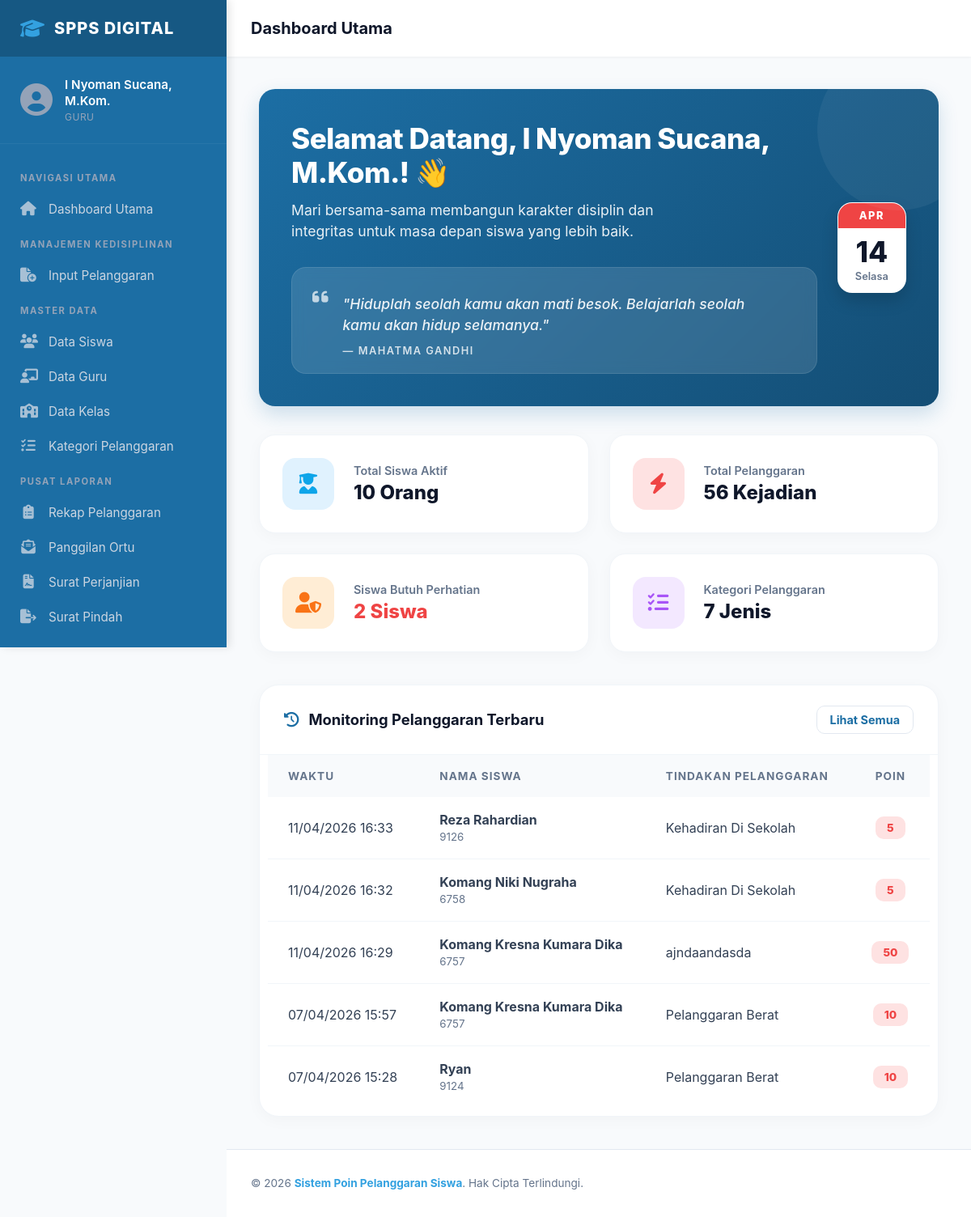
The app's page /pages/index.php (signed in) with its own data.
### tables this page shows
CREATE TABLE `pelanggaran_siswa` (
  `id_pelanggaran_siswa` int(5) NOT NULL,
  `tanggal` datetime DEFAULT NULL,
  `nis` int(5) DEFAULT NULL,
  `id_jenis_pelanggaran` int(11) DEFAULT NULL,
  `keterangan` text DEFAULT NULL
);

CREATE TABLE `siswa` (
  `nis` int(5) NOT NULL,
  `nama_siswa` varchar(50) DEFAULT NULL,
  `jenis_kelamin` enum('Laki - Laki','Perempuan') DEFAULT NULL,
  `alamat` varchar(100) DEFAULT NULL,
  `password` varchar(70) DEFAULT NULL,
  `status` enum('aktif','tidak_aktif','lulus','pindah') DEFAULT NULL,
  `id_ortu_wali` int(5) DEFAULT NULL,
  `id_kelas` int(3) DEFAULT NULL
);

CREATE TABLE `jenis_pelanggaran` (
  `id_jenis_pelanggaran` int(5) NOT NULL,
  `jenis` varchar(50) DEFAULT NULL,
  `poin` int(2) DEFAULT NULL
);

### pages/index.php (the view, shortened to what this page needs)
<?php
include "../config/config.php";
include "../includes/header.php";
$username = $_SESSION['username'];
$nama = $_SESSION['nama'];
$role = $_SESSION['role'];
$quotes = [
    ["text" => "Kedisiplinan adalah jembatan antara cita-cita dan pencapaian.", "author" => "Jim Rohn"],
    ["text" => "Kejujuran adalah bab pertama dalam buku kebijaksanaan.", "author" => "Thomas Jefferson"],
    ["text" => "Masa depanmu ditentukan oleh apa yang kamu lakukan hari ini, bukan besok.", "author" => "Robert Kiyosaki"],
    ["text" => "Integritas adalah melakukan hal yang benar, bahkan ketika tidak ada orang yang melihat.", "author" => "C.S. Lewis"],
    ["text" => "Pendidikan adalah senjata paling mematikan untuk mengubah dunia.", "author" => "Nelson Mandela"],
    ["text" => "Kita adalah apa yang kita kerjakan berulang-ulang. Keunggulan bukanlah tindakan, melainkan kebiasaan.", "author" => "Aristoteles"],
    ["text" => "Jenius adalah 1% inspirasi dan 99% kerja keras.", "author" => "Thomas Alva Edison"],
    ["text" => "Hiduplah seolah kamu akan mati besok. Belajarlah seolah kamu akan hidup selamanya.", "author" => "Mahatma Gandhi"]
];
$random_quote = $quotes[array_rand($quotes)];
$months = ["Jan" => "Jan", "Feb" => "Feb", "Mar" => "Mar", "Apr" => "Apr", "May" => "Mei", "Jun" => "Jun", "Jul" => "Jul", "Aug" => "Agu", "Sep" => "Sep", "Oct" => "Okt", "Nov" => "Nov", "Dec" => "Des"];
$days = ["Sunday" => "Minggu", "Monday" => "Senin", "Tuesday" => "Selasa", "Wednesday" => "Rabu", "Thursday" => "Kamis", "Friday" => "Jumat", "Saturday" => "Sabtu"];
$curr_month = $months[date('M')];
$curr_day = $days[date('l')];
?>
<link rel="stylesheet" href="/poin_pelanggaran_siswa/css/pages/dashboard.css">
<div class="dashboard-container">
    <div class="welcome-banner">
        <div class="welcome-text">
            <h1>Selamat Datang, <?php echo $nama; ?>! 👋</h1>
            <p>
                <?php if ($role === 'siswa'): ?>
                    Tetaplah mematuhi peraturan sekolah untuk menjaga rekam jejak kedisiplinan Anda.
                <?php else: ?>
                    Mari bersama-sama membangun karakter disiplin dan integritas untuk masa depan siswa yang lebih baik.
                <?php endif; ?>
            </p>
            <div class="quote-box">
                <i class="fas fa-quote-left"></i>
                <div class="quote-content">
                    <p class="quote-text">"<?php echo $random_quote['text']; ?>"</p>
                    <span class="quote-author">— <?php echo $random_quote['author']; ?></span>
                </div>
            </div>
        </div>
        <div class="calendar-widget">
            <div class="cal-header">
                <?php echo $curr_month; ?>
            </div>
            <div class="cal-body">
                <span class="cal-date"><?php echo date('d'); ?></span>
                <span class="cal-day"><?php echo $curr_day; ?></span>
            </div>
        </div>
    </div>
    <?php
    if ($role === 'siswa'):
        $q_poin = mysqli_query($conn, "
            SELECT SUM(j.poin) as total
            FROM pelanggaran_siswa p
            JOIN jenis_pelanggaran j ON p.id_jenis_pelanggaran = j.id_jenis_pelanggaran
            WHERE p.nis = '$username'
        ");
        $data_poin = mysqli_fetch_assoc($q_poin);
        $total_poin = $data_poin['total'] ?? 0;
        $q_kasus = mysqli_query($conn, "SELECT COUNT(*) as total FROM pelanggaran_siswa WHERE nis = '$username'");
        $data_kasus = mysqli_fetch_assoc($q_kasus);
        $total_kasus = $data_kasus['total'] ?? 0;
        if ($total_poin < 50) {
            $status_label = "Sangat Baik";
            $status_class = "status-safe";
        } elseif ($total_poin < 100) {
            $status_label = "Peringatan";
            $status_class = "status-warning";
        } else {
            $status_label = "Sanksi Berat";
            $status_class = "status-danger";
        }
        $q_ortu = mysqli_query($conn, "
            SELECT o.ayah, o.ibu, o.wali, o.no_telp_ayah, o.no_telp_ibu, o.no_telp_wali
            FROM siswa s
            JOIN ortu_wali o ON s.id_ortu_wali = o.id_ortu_wali
            WHERE s.nis = '$username'
        ");
        $data_ortu = mysqli_fetch_assoc($q_ortu);
        $nama_ortu = !empty($data_ortu['ayah']) ? $data_ortu['ayah'] : (!empty($data_ortu['ibu']) ? $data_ortu['ibu'] : $data_ortu['wali']);
        $q_recent = mysqli_query($conn, "
            SELECT p.tanggal, j.jenis, j.poin, p.keterangan
            FROM pelanggaran_siswa p
            JOIN jenis_pelanggaran j ON p.id_jenis_pelanggaran = j.id_jenis_pelanggaran
            WHERE p.nis = '$username'
            ORDER BY p.tanggal DESC
            LIMIT 5
        ");
    ?>
        <div class="stats-row">
            <div class="stat-card">
                <div class="stat-icon icon-red">
                    <i class="fas fa-exclamation-circle"></i>
                </div>
                <div class="stat-info">
                    <span>Total Poin</span>
                    <h3><?php echo $total_poin; ?> Poin</h3>
                </div>
            </div>
            <div class="stat-card">
                <div class="stat-icon icon-orange">
                    <i class="fas fa-clipboard-list"></i>
                </div>
                <div class="stat-info">
                    <span>Jumlah Kejadian</span>
                    <h3><?php echo $total_kasus; ?> Kasus</h3>
                </div>
            </div>
            <div class="stat-card">
                <div class="stat-icon icon-blue">
                    <i class="fas fa-shield-heart"></i>
                </div>
                <div class="stat-info">
                    <span>Status Kedisiplinan</span>
                    <h3 class="<?php echo $status_class; ?>"><?php echo $status_label; ?></h3>
                </div>
            </div>
            <div class="stat-card">
                <div class="stat-icon icon-green">
                    <i class="fas fa-user-friends"></i>
                </div>
                <div class="stat-info">
                    <span>Orang Tua</span>
                    <h3><?php echo $nama_ortu ?: 'Belum Terdaftar'; ?></h3>
                </div>
            </div>
        </div>
        <div class="dashboard-grid">
            <div class="card data-table-card">
                <div class="card-header">
                    <h3><i class="fas fa-history"></i> Rekam Jejak Pelanggaran Terakhir</h3>
                </div>
                <div class="table-responsive">
                    <table class="table">
                        <thead>
                            <tr>
                                <th>Tanggal</th>
                                <th>Deskripsi Pelanggaran</th>
                                <th style="text-align: center;">Poin</th>
                                <th>Keterangan</th>
                            </tr>
                        </thead>
                        <tbody>
                            <?php if (mysqli_num_rows($q_recent) > 0): ?>
                                <?php while ($row = mysqli_fetch_assoc($q_recent)): ?>
                                    <tr>
                                        <td><?php echo date('d/m/Y', strtotime($row['tanggal'])); ?></td>
                                        <td><strong><?php echo $row['jenis']; ?></strong></td>
                                        <td align="center"><span class="badge badge-red"><?php echo $row['poin']; ?></span></td>
                                        <td><?php echo $row['keterangan'] ?: '-'; ?></td>
                                    </tr>
                                <?php endwhile; ?>
                            <?php else: ?>
                                <tr>
                                    <td colspan="4" align="center" style="padding: 40px; color: #94a3b8;">
                                        <i class="fas fa-check-circle" style="font-size: 2rem; display: block; margin-bottom: 10px; color: #10b981;"></i>
                                        Sempurna! Anda belum memiliki catatan pelanggaran.
                                    </td>
                                </tr>
                            <?php endif; ?>
                        </tbody>
                    </table>
                </div>
            </div>
        </div>
    <?php
    else:
        $q_total_siswa = mysqli_query($conn, "SELECT COUNT(*) as total_siswa_aktif FROM siswa WHERE status='aktif'");
        $cnt_siswa = mysqli_fetch_assoc($q_total_siswa)['total_siswa_aktif'];
        $q_total_pelanggaran = mysqli_query($conn, "SELECT COUNT(*) as total_pelanggaran FROM pelanggaran_siswa");
        $cnt_pelanggaran = mysqli_fetch_assoc($q_total_pelanggaran)['total_pelanggaran'];
        $q_warning = mysqli_query($conn, "
            SELECT COUNT(*) as total FROM (
                SELECT nis FROM pelanggaran_siswa
                JOIN jenis_pelanggaran USING(id_jenis_pelanggaran)
                GROUP BY nis HAVING SUM(poin) >= 100
            ) as sub
        ");
        $cnt_warning = mysqli_fetch_assoc($q_warning)['total'] ?? 0;
        $q_jenis = mysqli_query($conn, "SELECT COUNT(*) as total FROM jenis_pelanggaran");
        $cnt_jenis = mysqli_fetch_assoc($q_jenis)['total'] ?? 0;
        $q_global_recent = mysqli_query($conn, "
            SELECT p.tanggal, s.nama_siswa, j.jenis, j.poin, s.nis
            FROM pelanggaran_siswa p
            JOIN siswa s USING(nis)
            JOIN jenis_pelanggaran j USING(id_jenis_pelanggaran)
            ORDER BY p.tanggal DESC
            LIMIT 5
        ");
    ?>
        <div class="stats-row">
            <div class="stat-card">
                <div class="stat-icon icon-blue">
                    <i class="fas fa-user-graduate"></i>
                </div>
                <div class="stat-info">
                    <span>Total Siswa Aktif</span>
                    <h3><?php echo $cnt_siswa; ?> Orang</h3>
                </div>
            </div>
            <div class="stat-card">
                <div class="stat-icon icon-red">
                    <i class="fas fa-bolt"></i>
                </div>
                <div class="stat-info">
                    <span>Total Pelanggaran</span>
                    <h3><?php echo $cnt_pelanggaran; ?> Kejadian</h3>
                </div>
            </div>
            <div class="stat-card">
                <div class="stat-icon icon-orange">
                    <i class="fas fa-user-shield"></i>
                </div>
                <div class="stat-info">
                    <span>Siswa Butuh Perhatian</span>
                    <h3 class="status-danger"><?php echo $cnt_warning; ?> Siswa</h3>
                </div>
            </div>
            <div class="stat-card">
                <div class="stat-icon icon-purple">
                    <i class="fas fa-list-check"></i>
                </div>
                <div class="stat-info">
                    <span>Kategori Pelanggaran</span>
                    <h3><?php echo $cnt_jenis; ?> Jenis</h3>
                </div>
            </div>
        </div>
        <div class="dashboard-grid">
            <div class="card data-table-card">
                <div class="card-header">
                    <h3><i class="fas fa-clock-rotate-left"></i> Monitoring Pelanggaran Terbaru</h3>
                    <a href="/poin_pelanggaran_siswa/pages/laporan/list_pelanggaran.php" class="btn-more">Lihat Semua</a>
                </div>
                <div class="table-responsive">
                    <table class="table">
                        <thead>
                            <tr>
                                <th>Waktu</th>
                                <th>Nama Siswa</th>
                                <th>Tindakan Pelanggaran</th>
                                <th style="text-align: center;">Poin</th>
                            </tr>
                        </thead>
                        <tbody>
                            <?php if (mysqli_num_rows($q_global_recent) > 0): ?>
                                <?php while ($row = mysqli_fetch_assoc($q_global_recent)): ?>
                                    <tr>
                                        <td><?php echo date('d/m/Y H:i', strtotime($row['tanggal'])); ?></td>
                                        <td>
                                            <strong><?php echo $row['nama_siswa']; ?></strong><br>
                                            <small style="color: #64748b;"><?php echo $row['nis']; ?></small>
                                        </td>
                                        <td><?php echo $row['jenis']; ?></td>
                                        <td align="center"><span class="badge badge-red"><?php echo $row['poin']; ?></span></td>
                                    </tr>
                                <?php endwhile; ?>
                            <?php else: ?>
                                <tr>
                                    <td colspan="4" align="center" style="padding: 40px; color: #94a3b8;">Belum ada data pelanggaran yang masuk.</td>
                                </tr>
                            <?php endif; ?>
                        </tbody>
                    </table>
                </div>
            </div>
        </div>
    <?php endif; ?>
</div>
<?php include "../includes/footer.php"; ?>

### css/components/header.css (style rules this page uses)
* { box-sizing: border-box; }
:root { --sidebar-width: 280px; --primary-color: #33A1E0; --sidebar-bg: #1C6EA4; --sidebar-hover: #144E75; --text-muted: #94a3b8; --topbar-height: 70px; }
body { margin: 0; padding: 0; font-family: 'Inter', system-ui, -apple-system, sans-serif; background-color: #f8fafc; }
.sidebar-layout { display: flex; }

### records on screen
pelanggaran_siswa: tanggal "11/04/2026 16:33", nis.nama_siswa "Reza Rahardian", nis.nis "9126", id_jenis_pelanggaran.jenis "Kehadiran Di Sekolah", id_jenis_pelanggaran.poin "5"
pelanggaran_siswa: tanggal "11/04/2026 16:32", nis.nama_siswa "Komang Niki Nugraha", nis.nis "6758", id_jenis_pelanggaran.jenis "Kehadiran Di Sekolah", id_jenis_pelanggaran.poin "5"
pelanggaran_siswa: tanggal "11/04/2026 16:29", nis.nama_siswa "Komang Kresna Kumara Dika", nis.nis "6757", id_jenis_pelanggaran.jenis "ajndaandasda", id_jenis_pelanggaran.poin "50"
pelanggaran_siswa: tanggal "07/04/2026 15:57", nis.nama_siswa "Komang Kresna Kumara Dika", nis.nis "6757", id_jenis_pelanggaran.jenis "Pelanggaran Berat", id_jenis_pelanggaran.poin "10"
pelanggaran_siswa: tanggal "07/04/2026 15:28", nis.nama_siswa "Ryan", nis.nis "9124", id_jenis_pelanggaran.jenis "Pelanggaran Berat", id_jenis_pelanggaran.poin "10"

### other values on screen
$_SESSION['nama'] "I Nyoman Sucana, M.Kom."
$_SESSION['role'] "GURU"
$page_title "Dashboard Utama"
$nama "I Nyoman Sucana, M.Kom."
$cnt_siswa "10"
$cnt_pelanggaran "56"
$cnt_warning "2"
$cnt_jenis "7"
